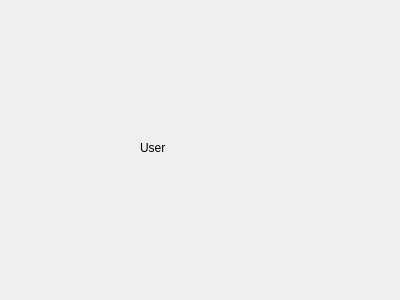
<?xml version="1.0" encoding="UTF-8"?>
<ui version="4.0">
 <class>UserDetailsWidget</class>
 <widget class="QWidget" name="UserDetailsWidget">
  <property name="geometry">
   <rect>
    <x>0</x>
    <y>0</y>
    <width>400</width>
    <height>300</height>
   </rect>
  </property>
  <property name="windowTitle">
   <string>Form</string>
  </property>
  <widget class="QLabel" name="label">
   <property name="geometry">
    <rect>
     <x>140</x>
     <y>140</y>
     <width>49</width>
     <height>16</height>
    </rect>
   </property>
   <property name="text">
    <string>User</string>
   </property>
  </widget>
 </widget>
 <resources/>
 <connections/>
</ui>
